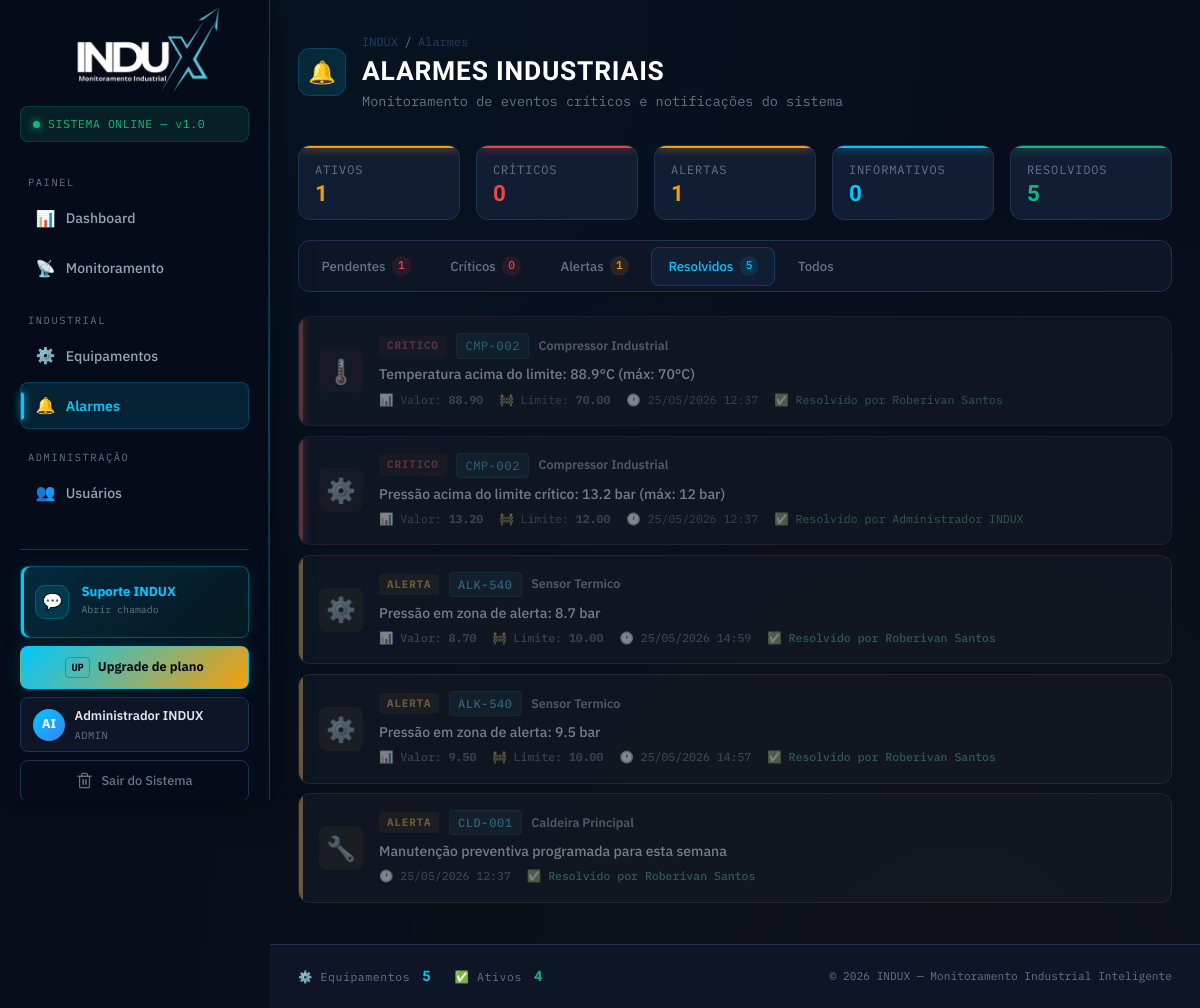
Screenshot of /PHP/alarmes.php?res=1 (signed in) with the database file from the repository.
### tables this page shows
CREATE TABLE `alarmes` (
  `id` int(10) UNSIGNED NOT NULL,
  `equipamento_id` int(10) UNSIGNED NOT NULL,
  `tipo` enum('temperatura','pressao','falha','conexao','manutencao') NOT NULL,
  `severidade` enum('critico','alerta','informativo') NOT NULL DEFAULT 'alerta',
  `mensagem` text NOT NULL,
  `valor_registrado` float DEFAULT NULL,
  `valor_limite` float DEFAULT NULL,
  `resolvido` tinyint(1) NOT NULL DEFAULT 0,
  `resolvido_por` int(10) UNSIGNED DEFAULT NULL,
  `resolvido_em` datetime DEFAULT NULL,
  `criado_em` datetime NOT NULL DEFAULT current_timestamp()
);

CREATE TABLE `equipamentos` (
  `id` int(10) UNSIGNED NOT NULL,
  `tag` varchar(50) NOT NULL,
  `nome` varchar(150) NOT NULL,
  `modelo` varchar(100) DEFAULT NULL,
  `fabricante` varchar(100) DEFAULT NULL,
  `localizacao` varchar(200) DEFAULT NULL,
  `descricao` text DEFAULT NULL,
  `status` enum('ativo','inativo','em_falha') NOT NULL DEFAULT 'ativo',
  `temp_min` float NOT NULL DEFAULT 0,
  `temp_max` float NOT NULL DEFAULT 80,
  `pressao_min` float NOT NULL DEFAULT 0,
  `pressao_max` float NOT NULL DEFAULT 10,
  `criado_em` datetime NOT NULL DEFAULT current_timestamp()
);

CREATE TABLE `usuarios` (
  `id` int(10) UNSIGNED NOT NULL,
  `nome` varchar(150) NOT NULL,
  `email` varchar(200) NOT NULL,
  `senha` varchar(255) NOT NULL,
  `perfil` enum('admin','funcionario') NOT NULL DEFAULT 'funcionario',
  `foto` varchar(255) DEFAULT NULL,
  `ativo` tinyint(1) NOT NULL DEFAULT 1,
  `ultimo_acesso` datetime DEFAULT NULL,
  `criado_em` datetime NOT NULL DEFAULT current_timestamp(),
  `is_operador` tinyint(1) DEFAULT 0,
  `perm_criar_equip` tinyint(1) DEFAULT 0,
  `perm_editar_equip` tinyint(1) DEFAULT 0,
  `perm_resolver_alarme` tinyint(1) DEFAULT 0,
  `tipo_plano` enum('starter','pro','enterprise') DEFAULT NULL
);

### PHP/init.php (called while the page is built, shortened)
<?php
function tipoAlarmeIcon(string $tipoAlarme): string { return match($tipoAlarme){ 'temperatura'=>'🌡️','pressao'=>'⚙️','falha'=>'🔴','conexao'=>'📡','manutencao'=>'🔧',default=>'❓' }; }

### PHP/alarmes.php (the view, shortened to what this page needs)
<?php
require_once 'init.php';
$filtroSeveridade = $_GET['sev']    ?? '';
$filtroResolvido = $_GET['res']      ?? '0';
$alarmes  = [];
$contagens = ['total' => 0, 'critico' => 0, 'alerta' => 0, 'informativo' => 0, 'resolvidos' => 0];
try {
  $db = getDB();
  $linhasSeveridade = $db->query(
    "SELECT a.severidade, COUNT(*) as qtd
       FROM alarmes a
       JOIN equipamentos e ON e.id = a.equipamento_id
      WHERE a.resolvido=0
        AND e.status <> 'inativo'
      GROUP BY a.severidade"
  )->fetchAll();
  foreach ($linhasSeveridade as $linhaSeveridade) {
    $contagens[$linhaSeveridade['severidade']] = (int)$linhaSeveridade['qtd'];
    $contagens['total'] += (int)$linhaSeveridade['qtd'];
  }
  $totalResolvidos = $db->query(
    "SELECT COUNT(*)
       FROM alarmes a
       JOIN equipamentos e ON e.id = a.equipamento_id
      WHERE a.resolvido=1
        AND e.status <> 'inativo'"
  )->fetchColumn();
  $contagens['resolvidos'] = (int)$totalResolvidos;
  $filtrosSql = [];
  $parametros = [];
  if ($filtroResolvido !== '') {
    $filtrosSql[] = 'a.resolvido = ?';
    $parametros[] = (int)$filtroResolvido;
  }
  $filtroSql = $filtrosSql ? 'WHERE ' . implode(' AND ', $filtrosSql) : '';
  $consultaAlarmes = $db->prepare(
    "SELECT a.*, e.id as equipamento_id, e.nome as equip_nome, e.tag as equip_tag,
                u.nome as resolvido_nome
         FROM alarmes a
         JOIN equipamentos e ON e.id = a.equipamento_id
         LEFT JOIN usuarios u ON u.id = a.resolvido_por
         $filtroSql
         " . ($filtroSql ? "AND" : "WHERE") . " e.status <> 'inativo'
         ORDER BY
           a.resolvido ASC,
           CASE a.severidade WHEN 'critico' THEN 0 WHEN 'alerta' THEN 1 ELSE 2 END,
           a.criado_em DESC
         LIMIT 100"
  );
  $consultaAlarmes->execute($parametros);
  $alarmes = $consultaAlarmes->fetchAll();
} catch (Throwable $e) {
  $alarmes = [
    ['id' => 1, 'equipamento_id' => 2, 'tipo' => 'temperatura', 'severidade' => 'critico', 'mensagem' => 'Temperatura acima do limite: 88.9°C (máx: 70°C)', 'valor_registrado' => 88.9, 'valor_limite' => 70, 'resolvido' => 0, 'resolvido_por' => null, 'resolvido_em' => null, 'criado_em' => date('Y-m-d H:i:s', time() - 120), 'equip_nome' => 'Compressor Industrial', 'equip_tag' => 'CMP-002', 'resolvido_nome' => null],
    ['id' => 2, 'equipamento_id' => 2, 'tipo' => 'pressao', 'severidade' => 'critico', 'mensagem' => 'Pressão excede limite crítico: 13.2 bar (máx: 12 bar)', 'valor_registrado' => 13.2, 'valor_limite' => 12, 'resolvido' => 0, 'resolvido_por' => null, 'resolvido_em' => null, 'criado_em' => date('Y-m-d H:i:s', time() - 180), 'equip_nome' => 'Compressor Industrial', 'equip_tag' => 'CMP-002', 'resolvido_nome' => null],
    ['id' => 3, 'equipamento_id' => 1, 'tipo' => 'manutencao', 'severidade' => 'alerta', 'mensagem' => 'Manutenção preventiva programada para esta semana', 'valor_registrado' => null, 'valor_limite' => null, 'resolvido' => 0, 'resolvido_por' => null, 'resolvido_em' => null, 'criado_em' => date('Y-m-d H:i:s', time() - 3600), 'equip_nome' => 'Caldeira Principal', 'equip_tag' => 'CLD-001', 'resolvido_nome' => null],
    ['id' => 4, 'equipamento_id' => 3, 'tipo' => 'conexao', 'severidade' => 'informativo', 'mensagem' => 'Sensor de temperatura reiniciado com sucesso', 'valor_registrado' => null, 'valor_limite' => null, 'resolvido' => 1, 'resolvido_por' => 1, 'resolvido_em' => date('Y-m-d H:i:s', time() - 1800), 'criado_em' => date('Y-m-d H:i:s', time() - 7200), 'equip_nome' => 'Bomba Hidráulica', 'equip_tag' => 'BBA-003', 'resolvido_nome' => 'Administrador INDUX'],
  ];
  $contagens = ['total' => 3, 'critico' => 2, 'alerta' => 1, 'informativo' => 0, 'resolvidos' => 1];
  if ($filtroResolvido !== '') {
    $alarmes = array_filter($alarmes, fn($alarme) => (int)$alarme['resolvido'] === (int)$filtroResolvido);
  }
  if ($filtroSeveridade !== '') {
    $alarmes = array_filter($alarmes, fn($alarme) => $alarme['severidade'] === $filtroSeveridade);
  }
}
?>
<!DOCTYPE html>
<html lang="pt-BR">
<head>
  <link rel="stylesheet" href="../CSS/styles.css">
</head>
<body>
  <?php require_once 'header.php'; ?>
  <main class="site-main">
    <div class="page-header">
      <div class="page-header-left">
        <div class="page-icon">🔔</div>
        <div>
          <div class="breadcrumb"><span>INDUX</span> / <span>Alarmes</span></div>
          <h1 class="page-title">Alarmes Industriais</h1>
          <p class="page-subtitle">Monitoramento de eventos críticos e notificações do sistema</p>
        </div>
      </div>
    </div>
    <div class="kpi-grid" style="grid-template-columns:repeat(5,1fr);margin-bottom:1.25rem">
      <div class="kpi-card <?php echo $contagens['total'] > 0 ? 'kpi-card--yellow' : 'kpi-card--green'; ?>" style="padding:.9rem 1rem">
        <div>
          <div class="kpi-label">Ativos</div>
          <div class="kpi-valor" style="font-size:1.4rem"><?php echo $contagens['total']; ?></div>
        </div>
      </div>
      <div class="kpi-card kpi-card--red" style="padding:.9rem 1rem">
        <div>
          <div class="kpi-label">Críticos</div>
          <div class="kpi-valor" style="font-size:1.4rem"><?php echo $contagens['critico']; ?></div>
        </div>
      </div>
      <div class="kpi-card kpi-card--yellow" style="padding:.9rem 1rem">
        <div>
          <div class="kpi-label">Alertas</div>
          <div class="kpi-valor" style="font-size:1.4rem"><?php echo $contagens['alerta']; ?></div>
        </div>
      </div>
      <div class="kpi-card kpi-card--cyan" style="padding:.9rem 1rem">
        <div>
          <div class="kpi-label">Informativos</div>
          <div class="kpi-valor" style="font-size:1.4rem"><?php echo $contagens['informativo']; ?></div>
        </div>
      </div>
      <div class="kpi-card kpi-card--green" style="padding:.9rem 1rem">
        <div>
          <div class="kpi-label">Resolvidos</div>
          <div class="kpi-valor" style="font-size:1.4rem"><?php echo $contagens['resolvidos']; ?></div>
        </div>
      </div>
    </div>
    <div class="tabs">
      <a href="alarmes.php?res=0" class="tab-btn <?php echo $filtroResolvido === '0' && $filtroSeveridade === '' ? 'ativo' : ''; ?>">
        Pendentes <span class="tab-badge tab-badge--red"><?php echo $contagens['total']; ?></span>
      </a>
      <a href="alarmes.php?res=0&sev=critico" class="tab-btn <?php echo $filtroSeveridade === 'critico' ? 'ativo' : ''; ?>">
        Críticos <span class="tab-badge tab-badge--red"><?php echo $contagens['critico']; ?></span>
      </a>
      <a href="alarmes.php?res=0&sev=alerta" class="tab-btn <?php echo $filtroSeveridade === 'alerta' ? 'ativo' : ''; ?>">
        Alertas <span class="tab-badge tab-badge--yellow"><?php echo $contagens['alerta']; ?></span>
      </a>
      <a href="alarmes.php?res=1" class="tab-btn <?php echo $filtroResolvido === '1' ? 'ativo' : ''; ?>">
        Resolvidos <span class="tab-badge"><?php echo $contagens['resolvidos']; ?></span>
      </a>
      <a href="alarmes.php" class="tab-btn <?php echo $filtroResolvido === '' ? 'ativo' : ''; ?>">
        Todos
      </a>
    </div>
    <?php if (empty($alarmes)): ?>
      <div class="empty-state">
        <div class="empty-state__icon"><?php echo $filtroResolvido === '0' ? '✅' : '📋'; ?></div>
        <div class="empty-state__title">
          <?php echo $filtroResolvido === '0' ? 'Nenhum alarme ativo' : 'Nenhum alarme encontrado'; ?>
        </div>
        <div class="empty-state__desc">
          <?php echo $filtroResolvido === '0' ? 'Todos os sistemas operando normalmente.' : 'Tente ajustar os filtros.'; ?>
        </div>
      </div>
    <?php else: ?>
      <div>
        <?php foreach ($alarmes as $alarme): ?>
          <div class="alarme-item <?php echo $alarme['severidade']; ?> <?php echo $alarme['resolvido'] ? 'resolvido' : ''; ?>">
            <div class="alarme-icon"><?php echo tipoAlarmeIcon($alarme['tipo']); ?></div>
            <div class="alarme-body">
              <div style="display:flex;align-items:center;gap:.6rem;flex-wrap:wrap;margin-bottom:.3rem">
                <span class="severidade-badge sev--<?php echo $alarme['severidade']; ?>">
                  <?php echo ucfirst($alarme['severidade']); ?>
                </span>
                <span class="tag-chip"><?php echo htmlspecialchars($alarme['equip_tag']); ?></span>
                <span style="font-size:.78rem;font-weight:600;color:var(--text-dim)"><?php echo htmlspecialchars($alarme['equip_nome']); ?></span>
              </div>
              <div class="alarme-msg"><?php echo htmlspecialchars($alarme['mensagem']); ?></div>
              <div class="alarme-meta" style="margin-top:.3rem">
                <?php if ($alarme['valor_registrado'] !== null): ?>
                  <span>📊 Valor: <strong><?php echo number_format($alarme['valor_registrado'], 2); ?></strong></span>
                <?php endif; ?>
                <?php if ($alarme['valor_limite'] !== null): ?>
                  <span>🚧 Limite: <strong><?php echo number_format($alarme['valor_limite'], 2); ?></strong></span>
                <?php endif; ?>
                <span>🕐 <?php echo date('d/m/Y H:i', strtotime($alarme['criado_em'])); ?></span>
                <?php if ($alarme['resolvido'] && $alarme['resolvido_nome']): ?>
                  <span style="color:var(--green)">✅ Resolvido por <?php echo htmlspecialchars($alarme['resolvido_nome']); ?></span>
                <?php endif; ?>
              </div>
            </div>
          </div>
        <?php endforeach; ?>
      </div>
    <?php endif; ?>
  </main>
  <?php require_once '../PHP/footer.php'; ?>
</body>
</html>

### rows the page displays
alarmes: tipo "🌡️", severidade "CRITICO", equipamento.tag "CMP-002", equipamento.nome "Compressor Industrial", mensagem "Temperatura acima do limite: 88.9°C (máx: 70°C)", valor_registrado "88.90", valor_limite "70.00", criado_em "25/05/2026 12:37", resolvido_por.nome "Roberivan Santos"
alarmes: tipo "⚙️", severidade "CRITICO", equipamento.tag "CMP-002", equipamento.nome "Compressor Industrial", mensagem "Pressão acima do limite crítico: 13.2 bar (máx: 12 bar)", valor_registrado "13.20", valor_limite "12.00", criado_em "25/05/2026 12:37", resolvido_por.nome "Administrador INDUX"
alarmes: tipo "⚙️", severidade "ALERTA", equipamento.tag "ALK-540", equipamento.nome "Sensor Termico", mensagem "Pressão em zona de alerta: 8.7 bar", valor_registrado "8.70", valor_limite "10.00", criado_em "25/05/2026 14:59", resolvido_por.nome "Roberivan Santos"
alarmes: tipo "⚙️", severidade "ALERTA", equipamento.tag "ALK-540", equipamento.nome "Sensor Termico", mensagem "Pressão em zona de alerta: 9.5 bar", valor_registrado "9.50", valor_limite "10.00", criado_em "25/05/2026 14:57", resolvido_por.nome "Roberivan Santos"
alarmes: tipo "🔧", severidade "ALERTA", equipamento.tag "CLD-001", equipamento.nome "Caldeira Principal", mensagem "Manutenção preventiva programada para esta semana", criado_em "25/05/2026 12:37", resolvido_por.nome "Roberivan Santos"

### other values shown
inicialNome($_SESSION['usuario_nome'] ?? 'U') "AI"
$_SESSION['usuario_nome'] "Administrador INDUX"
$_SESSION['perfil'] "ADMIN"
$contagens['total'] "1"
$contagens['critico'] "0"
$contagens['alerta'] "1"
$contagens['informativo'] "0"
$contagens['resolvidos'] "5"
$totalEquipamentos "5"
$totalAtivos "4"
EMPRESA_ANO "2026"
SISTEMA_NOME "INDUX"
SISTEMA_TAGLINE "Monitoramento Industrial Inteligente"
